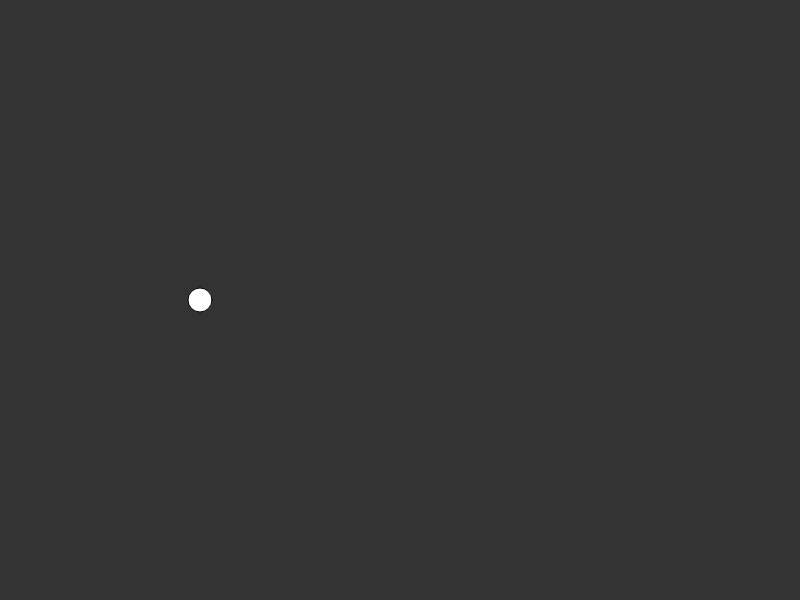
Frame 1 (no input)
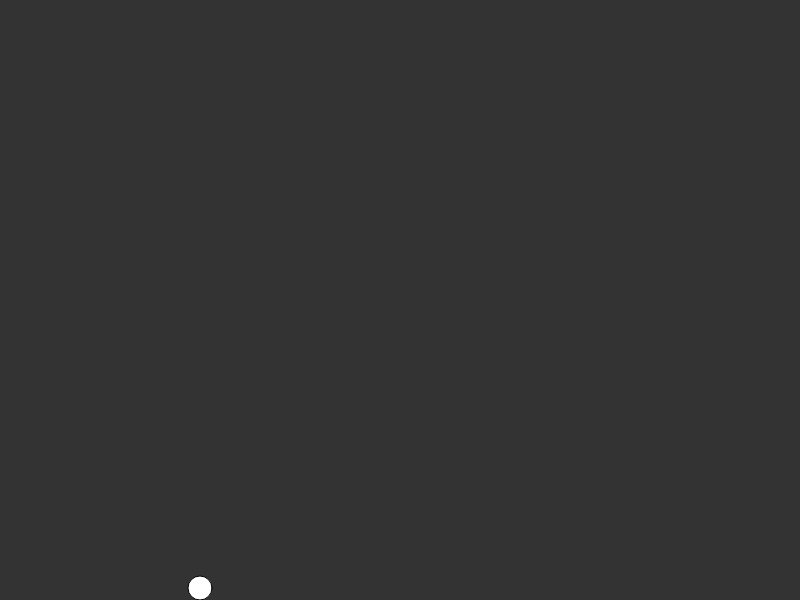
Frame 60 (no input)
Frame 120 (the mouse pressed at the canvas centre since frame 60): identical to frame 60, image omitted

The p5.js sketch that drew these frames (run headless with seeded random() and noise() and a simulated clock; from frame 60 on, the mouse is pressed at the canvas centre):

// p5.js sketch
// ── sketch.js
let bird;
let pipes = [];

let gameOver = false;

function setup() {
  createCanvas(800, 600);
  bird = new Bird();
  // pipes.push(new Pipe());
}

function draw() {
  background(51);

  for (let i = pipes.length - 1; i >= 0; i--) {
    pipes[i].show();
    pipes[i].update();

    if (pipes[i].hits(bird)) {
      console.log("Hit.");
      gameOver = true;
    }

    if (pipes[i].x < -this.w * 2) pipes.splice(i, 1);
  }

  bird.show();
  bird.update();

  if (frameCount % 120 == 0) {
    pipes.push(new Pipe());
  }

  if (gameOver) {
    fill(0, 150);
    noStroke();
    rect(0, 0, width, height);
    stroke(255);
    fill(255);
    textAlign(CENTER, CENTER);
    textSize(32);
    text("Game over, press F5 to reset.", 0, 0, width, height);
  }
}

function keyPressed() {
  if (key == ' ') {
    bird.jump();
  }
}

// ── Bird.js
class Bird {

  constructor() {
    this.y = height / 2;
    this.x = width / 4;
    this.r = 12;
    this.gravity = 0.35;
    this.velocity = 0;
    this.lift = -8;
  }

  show() {
    fill(255);
    ellipse(this.x, this.y, this.r * 2, this.r * 2);
  }

  update() {
    this.velocity += this.gravity;
    this.y += this.velocity;
    if (this.y + this.r > height) {
      this.y = height - this.r;
      this.velocity = 0;
    }
  }

  jump() {
    if (this.velocity >= 0)
      this.velocity = this.lift;
    // print("Jump!");
  }
}

// ── Pipe.js
class Pipe {
  constructor(prevTop) {
    this.w = 40;
    this.x = width;
    this.speed = 2.3;
    this.space = 175;
    this.top = random(30, height - this.space - 30);
    this.bottom = this.top + this.space;
  }

  show() {
    fill(255);
    noStroke();
    rect(this.x, 0, this.w, this.top);
    rect(this.x, this.bottom, this.w, height - this.bottom);
  }

  update() {
    this.x -= this.speed;
  }

  hits(bird) {
    if (this.hitX(bird) && this.hitY(bird)) return true;
  }

  hitX(bird) {
    if (bird.x + bird.r > this.x && bird.x - bird.r < this.x + this.w) return true;
    else return false;
  }
  hitY(bird) {
    if (bird.y - bird.r < this.top || bird.y + bird.r > this.bottom) return true;
    else return false;
  }
}
